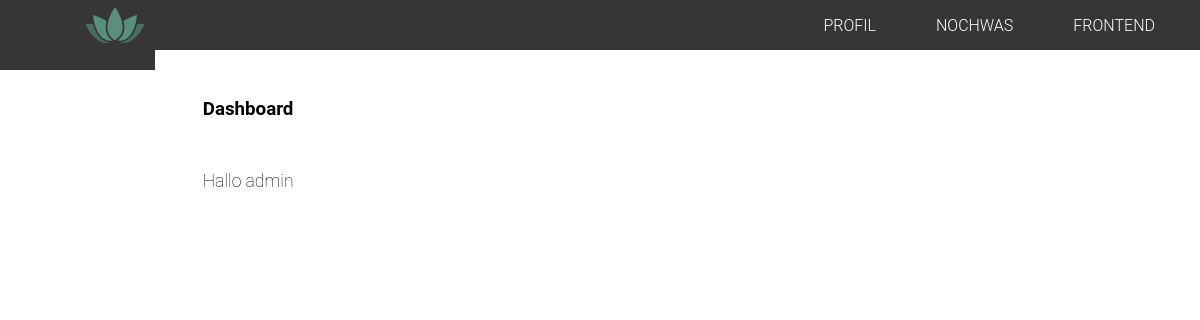
The page /backend/index.php on the database as committed earlier.
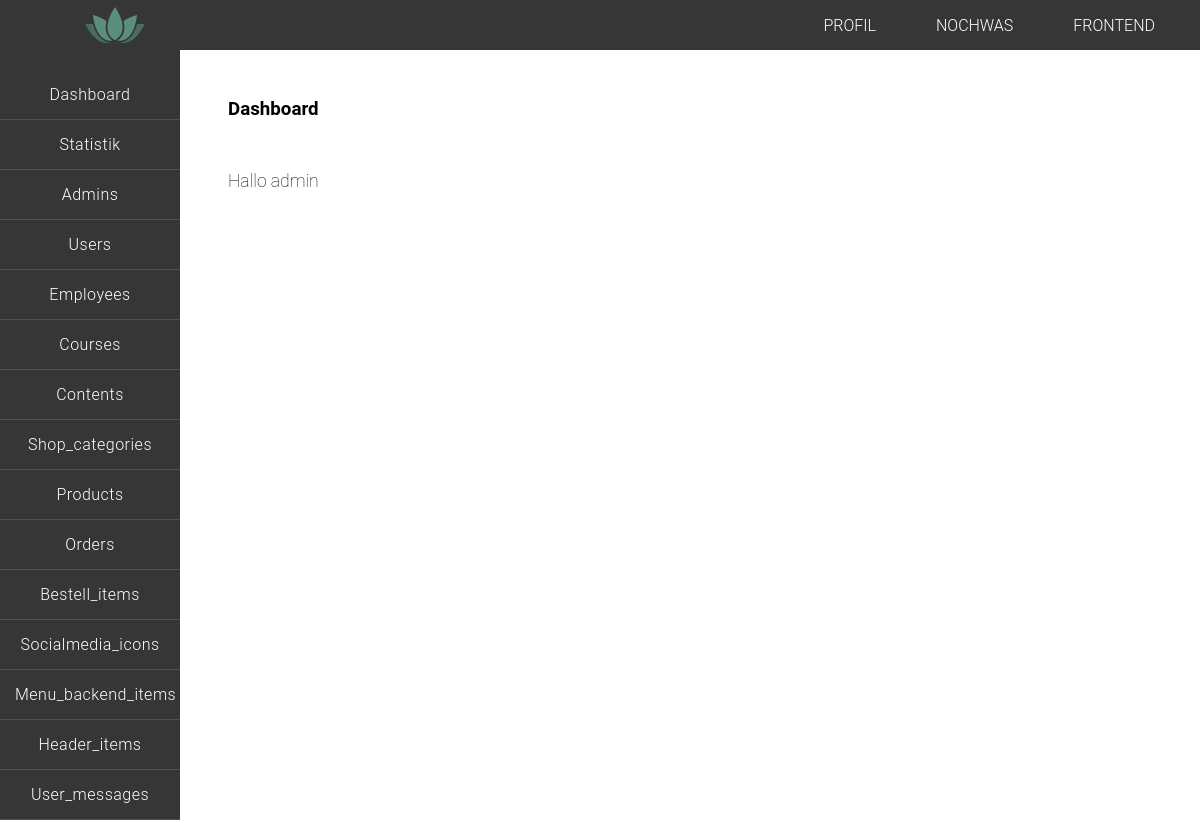
The same page on the database as committed later.
### tables this page shows
CREATE TABLE `menu_backend_items` (
  `id` int(11) NOT NULL,
  `item_name` varchar(100) NOT NULL,
  `is_active` tinyint(1) NOT NULL,
  `deleted_at` datetime DEFAULT NULL
);

### functions/backend_functions.php (the view)
<?php
function create_menu_items(){
    global $link;
    $item_name = 'item_name';
    $table_name = 'menu_backend_items';
    $list_item = "";
    $sql = "SELECT " .$item_name ." FROM " .$table_name ;
    $result = mysqli_query($link, $sql);
    $items = mysqli_fetch_all($result, MYSQLI_ASSOC);
    foreach($items as $item){
        $menu_item = ucfirst($item['item_name']);
        $list_item .= "<li><a href=\"index.php?page=" .$item['item_name'] ."\">" .$menu_item ."</a></li>\n\r";
    }
    return $list_item;
}

### backend/header.php (shortened to what this page needs)
<!DOCTYPE html>
<html lang="de">
<head>
    <link rel="stylesheet" href="../css/styles.css">
</head>
<body class="body_backend">
<header class="header_backend">
    <div class=" logo_wrapper">
        <h1 class="logo">
            <a href="index.php?page=dashboard">
            </a>
        </h1>
    </div>
        <ul class="nav_header_backend">
            <li><a href="#">profil</a></li>
            <li><a href="#">nochwas</a></li>
            <li><a href="../index.php?page=home">Frontend</a></li>
        </ul>
</header>
<div class="backend_wrapper">
    <nav class="nav_backend" >
        <ul >
            <?php
            echo create_menu_items(); ?>
        </ul>
    </nav>

### backend/index.php (shortened to what this page needs)
<?php
$views  = ('views/');
$page = isset($_GET["page"]) ? $_GET["page"] : "";
include("../db-connect.php");
include('../functions/backend_functions.php');
include('header.php');
if( ! isset($_GET['page']) || $_GET['page'] == 'dashboard' ){
    $page = "dashboard";
    $views .= $page .".php";
    include($views);
}elseif($page == "statistik"){
    $views .= $page .".php";
    include($views);
}else{
    $page = $_GET['page'];
    if($page != 'dashboard'){
        include('logic/logic.php');
    }
}
include('footer.php');

### backend/views/dashboard.php (shortened to what this page needs)
<?php
$uname = "admin";
?>
<section class="content-wrapper_backend">
    <h3 class="main-hl_backend">Dashboard</h3>
    <p class="hl_backend">Hallo <?php echo $uname;?></p>
</section>

### backend/footer.php (shortened to what this page needs)
        </div>
    </body>
</html>

### css/styles.css (style rules this page uses)
* { margin: 0; padding: 0; list-style: none; text-decoration: none; font-family: 'roboto', sans-serif; box-sizing: border-box; }
html { position: relative; min-height: 100%; }
p { line-height: 6vh; font-size: 1.1em; font-weight: 100; }
a { color: inherit; display: inline-block; }
.main h2, h3 { text-align: center; }
.logo, .cart { width: 60px; height: 50px; background-repeat: no-repeat; background-position: center; text-indent: -99999px; }
.logo { background-image: url(../img/logo.svg); background-size: cover; margin-left: 50px; }
.logo a, .cart a { display: block; height: 100%; }
.header_backend { height: 50px; width: 100%; background-color: #363636; display: flex; justify-content: space-between; }
.nav_header_backend { display: flex; align-items: center; }
.nav_header_backend li { display: flex; flex-direction: column; justify-content: center; font-weight: 300; text-transform: uppercase; margin-right: 30px; }
.nav_header_backend a { color: white; transition: all 0.2s ease-in-out; padding: 15px; height: 100%; }
.logo_wrapper { width: 180px; display: flex; justify-content: center; }
.backend_wrapper { display: flex; width: 100vw; }
.nav_backend { background-color: #363636; height: 100%; width: 180px; font-weight: 300; letter-spacing: 0.5px; }
.nav_backend ul { padding-top: 20px; }
.nav_backend li { border-bottom: 1px solid #515151; }
.nav_backend a { color: white; transition: all 0.4s linear; padding: 15px; width: 100%; text-align: center; }
.content-wrapper_backend { width: 100%; padding: 3em; }
.main-hl_backend { padding: 0; margin-bottom: 2em; display: flex; justify-content: flex-start; }

Rows that differ between the two databases and show on the page:
added menu_backend_items: item_name "Dashboard"
added menu_backend_items: item_name "Statistik"
added menu_backend_items: item_name "Admins"
added menu_backend_items: item_name "Users"
added menu_backend_items: item_name "Employees"
added menu_backend_items: item_name "Courses"
added menu_backend_items: item_name "Contents"
added menu_backend_items: item_name "Shop_categories"
added menu_backend_items: item_name "Products"
added menu_backend_items: item_name "Orders"
added menu_backend_items: item_name "Bestell_items"
added menu_backend_items: item_name "Socialmedia_icons"
added menu_backend_items: item_name "Menu_backend_items"
added menu_backend_items: item_name "Header_items"
added menu_backend_items: item_name "User_messages"
